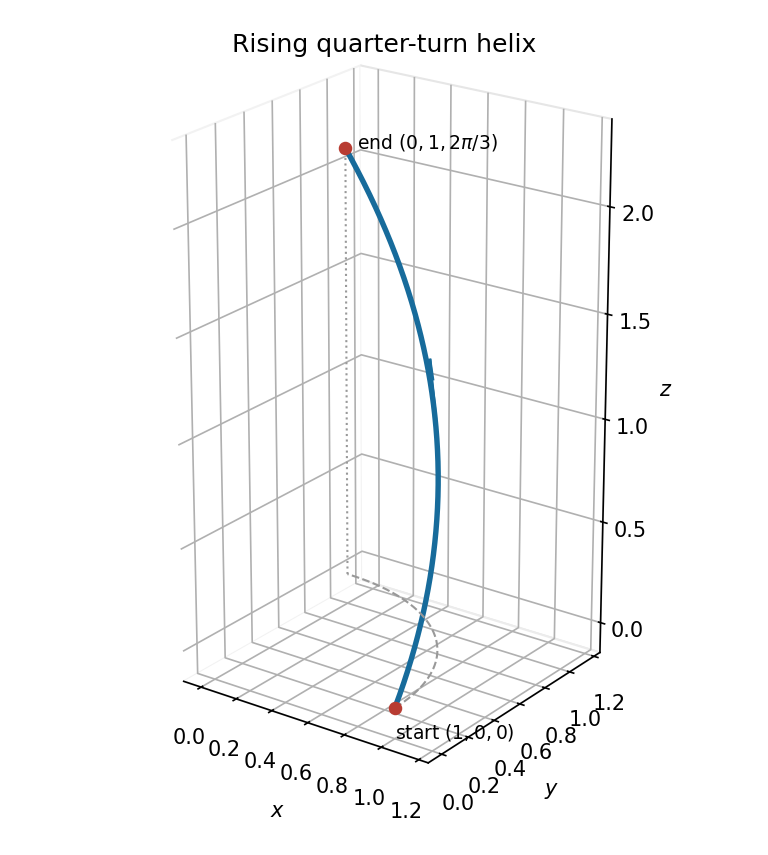

Source code (Python):
"""Original helix sketch; Python 3.14 with root NumPy/Matplotlib deps.

Write the PNG basename in cwd for mirrored _media rendering.
"""
from pathlib import Path

import matplotlib
matplotlib.use("Agg")
import matplotlib.pyplot as plt
import numpy as np


def main():
    t = np.linspace(0, np.pi/12, 500)
    x, y, z = np.cos(6*t), np.sin(6*t), 8*t
    fig = plt.figure(figsize=(6.8, 6.0), facecolor="white")
    ax = fig.add_subplot(projection="3d")
    fig.subplots_adjust(left=0.01, right=0.87, bottom=0.14, top=0.92)
    ax.plot(x, y, z, color="#176b9b", lw=2.6)
    ax.plot(x, y, np.zeros_like(z), "--", color="0.6", lw=1.0)
    ax.plot([0, 0], [1, 1], [0, 2*np.pi/3], ":", color="0.6", lw=1.0)
    ax.scatter([1, 0], [0, 1], [0, 2*np.pi/3], color="#b83c32", s=30, depthshade=False)
    ax.text(1, 0, -0.15, "start $(1,0,0)$", fontsize=9)
    ax.text(0.04, 1.03, 2*np.pi/3, "end $(0,1,2\\pi/3)$", fontsize=9)
    ta = np.pi/24
    pos = np.array([np.cos(6*ta), np.sin(6*ta), 8*ta])
    tangent = np.array([-6*np.sin(6*ta), 6*np.cos(6*ta), 8])/10
    ax.quiver(*pos, *tangent, length=0.28, color="#176b9b", linewidth=2, arrow_length_ratio=0.4)
    ax.set(xlim=(-0.1, 1.25), ylim=(-0.1, 1.25), zlim=(-0.15, 2.4), xlabel="$x$", ylabel="$y$",
           zlabel="$z$", title="Rising quarter-turn helix")
    ax.set_box_aspect((1.35, 1.35, 2.55))
    ax.view_init(elev=22, azim=-54)
    for coord in [ax.xaxis, ax.yaxis, ax.zaxis]:
        coord.pane.set_facecolor("white")
        coord.pane.set_alpha(1.0)
    fig.savefig(Path(__file__).with_suffix(".png").name, dpi=150, facecolor="white", bbox_inches="tight", pad_inches=0.22)
    plt.close(fig)


if __name__ == "__main__":
    main()
